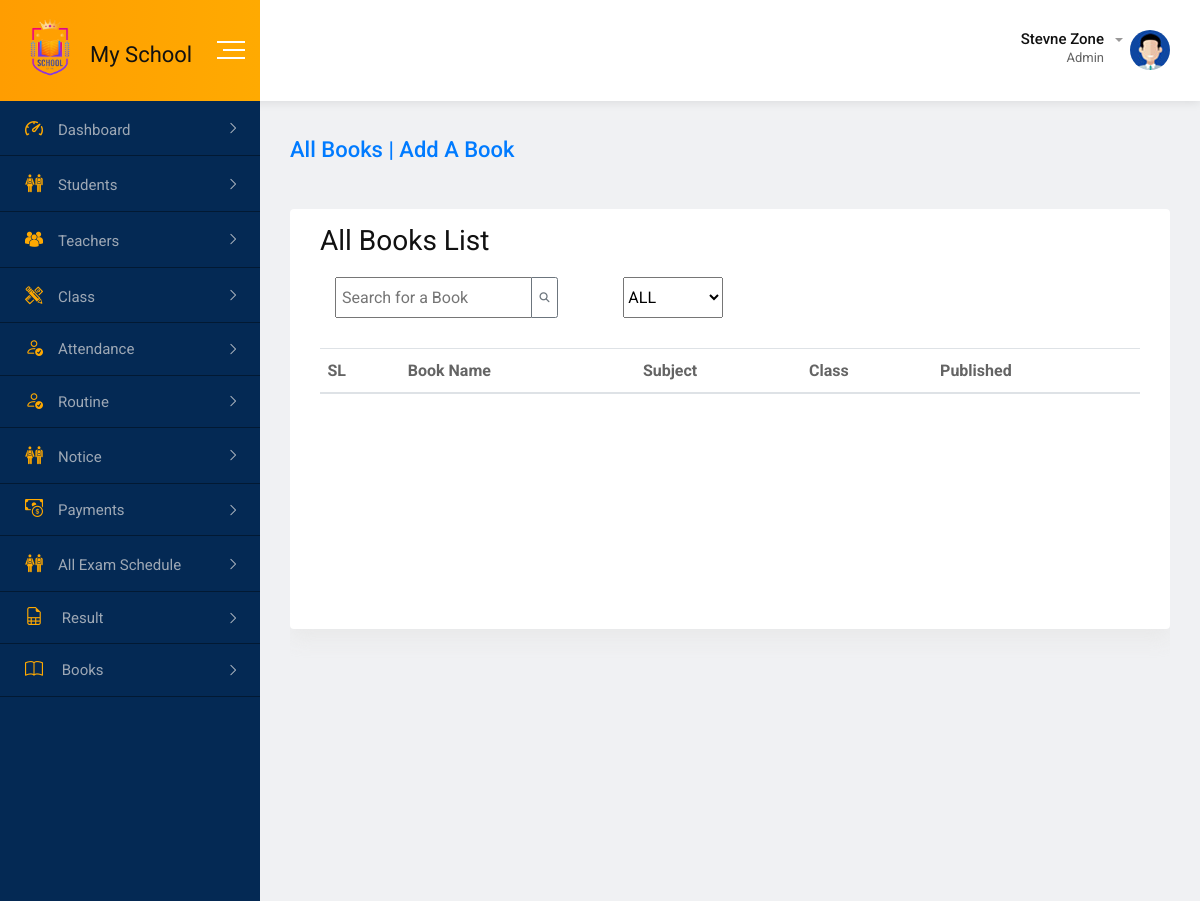
/admin/all_books.php, run on an earlier commit of the app's database.
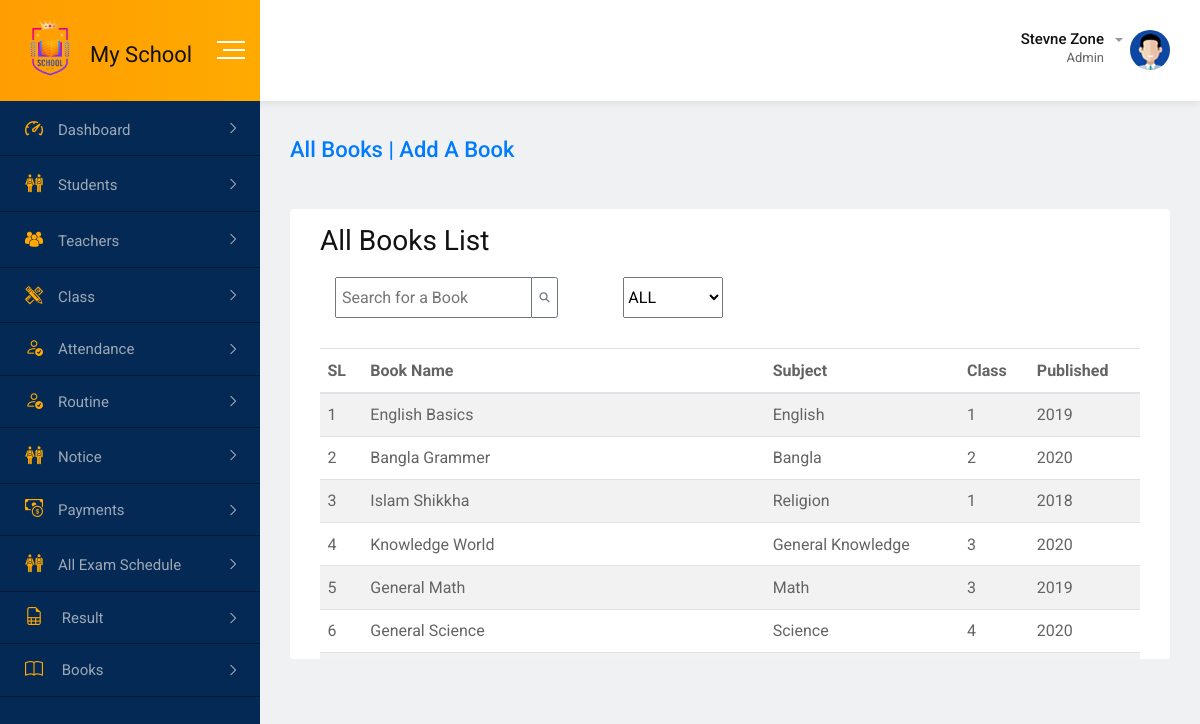
And on a later commit of the database.
### tables this page shows
CREATE TABLE `books` (
  `id` int(11) NOT NULL,
  `book_name` varchar(100) NOT NULL,
  `subject` varchar(50) NOT NULL,
  `class` int(11) NOT NULL,
  `published` year(4) NOT NULL
);

### admin/all_books.php (the view, shortened to what this page needs)
<?php
include_once("../includes/db_config.php");
$sql = "SELECT * FROM books";
$result = $db->query($sql);
?>
<?php include_once("../includes/index_header.php"); ?>
<body>
    <?php include_once("../includes/index_sidebar.php"); ?>
    <div class="dashboard-content-one">
        <div class="breadcrumbs-area">
            <h3><a href="add_books.php" class="">All Books | Add a Book</a></h3>
        </div>
        <div class="card" id="tableid">
            <div class="card-body">
                <h2>All Books List</h2>
                <div class="table-top">
                    <div class="input-group col-md-4">
                        <input class="p-2" type="text" id="searchInput" placeholder="Search for a Book">
                        <span class="input-group-append">
                            <button class="btn btn-outline-secondary" type="button">
                                <i class="fa fa-search"></i>
                            </button>
                        </span>
                    </div>
                    <select id="statusFilter">
                        <option value="all">ALL</option>
                    </select>
                </div>
                <table class="table table-striped bg-white">
                    <thead>
                        <tr>
                            <th>SL</th>
                            <th>Book Name</th>
                            <th>Subject</th>
                            <th>Class</th>
                            <th>Published</th>
                        </tr>
                    </thead>
                    <tbody>
                        <?php
                        $sl = 0 ;
                        while ($row = $result->fetch_assoc()) {
                        ?>
                            <tr>
                                <td><?php $sl++; echo $sl ?></td>
                                <td><?php echo $row["book_name"]; ?></td>
                                <td><?php echo $row["subject"]; ?></td>
                                <td><?php echo $row["class"]; ?></td>
                                <td><?php echo $row["published"]; ?></td>
                            </tr>
                        <?php } ?>
                    </tbody>
                </table>
            </div>
        </div>
        <?php include_once("../includes/index_footer.php"); ?>
</body>
</html>

### includes/index_header.php (shortened to what this page needs)
<!doctype html>
<html class="no-js" lang="">
<head>
    <link rel="stylesheet" href="../assets/css/normalize.css">
    <link rel="stylesheet" href="../assets/css/main.css">
    <link rel="stylesheet" href="../assets/css/bootstrap.min.css">
    <link rel="stylesheet" href="../assets/css/all.min.css">
    <link rel="stylesheet" href="../assets/fonts/flaticon.css">
    <link rel="stylesheet" href="https://cdn.jsdelivr.net/npm/bootstrap-icons@1.11.0/font/bootstrap-icons.css">
    <link rel="stylesheet" href="../assets/css/animate.min.css">
    <link rel="stylesheet" href="../assets/css/jquery.dataTables.min.css">
    <link rel="stylesheet" href="../assets/css/style.css">
    <link rel="stylesheet" href="../assets/css/select2.min.css">
    <link rel="stylesheet" href="https://cdnjs.cloudflare.com/ajax/libs/font-awesome/6.4.0/css/all.min.css">
</head>
<div id="wrapper" class="wrapper bg-ash">
    <div class="navbar navbar-expand-md header-menu-one bg-light">
        <div class="nav-bar-header-one">
            <div class="header-logo">
                <a class="d-flex" href="home.php">
                    <img class="logo_img" src="../assets/img/logo2.png" alt="logo">
                    <h3 class="mt-5"> My School </h3>
                </a>
            </div>
            <div class="toggle-button sidebar-toggle">
                <button type="button" class="item-link">
                    <span class="btn-icon-wrap">
                        <span></span>
                        <span></span>
                        <span></span>
                    </span>
                </button>
            </div>
        </div>
        <div class="header-main-menu collapse navbar-collapse" id="mobile-navbar">
            <ul class="navbar-nav">
                <li class="navbar-item dropdown header-admin">
                    <a class="navbar-nav-link dropdown-toggle" href="#" role="button" data-toggle="dropdown" aria-expanded="false">
                        <div class="admin-title">
                            <h5 class="item-title">Stevne Zone</h5>
                            <span>Admin</span>
                        </div>
                        <div class="admin-img">
                            <img src="../assets/img/figure/admin.jpg" alt="Admin">
                        </div>
                    </a>
                </li>
            </ul>
        </div>
    </div>

### includes/index_sidebar.php (shortened to what this page needs)
<div class="dashboard-page-one" id="leftsidebar">
    <div class="sidebar-main sidebar-menu-one sidebar-expand-md sidebar-color" style="height: 100vh">
        <div class="sidebar-menu-content">
            <ul class="nav nav-sidebar-menu sidebar-toggle-view">
                <li class="nav-item sidebar-nav-item">
                    <a href="#" class="nav-link"><i class="flaticon-dashboard"></i><span>Dashboard</span></a>
                </li>
                <li class="nav-item sidebar-nav-item">
                    <a href="#" class="nav-link"><i class="flaticon-classmates"></i><span>Students</span></a>
                </li>
                <li class="nav-item sidebar-nav-item">
                    <a href="#" class="nav-link"><i class="flaticon-multiple-users-silhouette"></i><span>Teachers</span></a>
                </li>
                <li class="nav-item sidebar-nav-item">
                    <a href="#" class="nav-link"><i class="flaticon-maths-class-materials-cross-of-a-pencil-and-a-ruler"></i><span>Class</span></a>
                </li>
                <li class="nav-item sidebar-nav-item">
                    <a href="#" class="nav-link"><i class="bi bi-person-check"></i><span>Attendance</span></a>
                </li>
                <li class="nav-item sidebar-nav-item">
                    <a href="#" class="nav-link"><i class="bi bi-person-check"></i><span>Routine</span></a>
                </li>
                <li class="nav-item sidebar-nav-item">
                    <a href="#" class="nav-link"><i class="flaticon-classmates"></i><span>Notice</span></a>
                </li>
                <li class="nav-item sidebar-nav-item">
                    <a href="#" class="nav-link"><i class="bi bi-cash-coin"></i><span>Payments</span></a>
                </li>
                <li class="nav-item sidebar-nav-item">
                    <a href="#" class="nav-link"><i class="flaticon-classmates"></i><span>All Exam Schedule</span></a>
                </li>
                <li class="nav-item sidebar-nav-item">
                    <a href="#" class="nav-link"><i class="bi bi-file-earmark-spreadsheet"></i><span> Result </span></a>
                </li>
                <li class="nav-item sidebar-nav-item">
                    <a href="#" class="nav-link"><i class="bi bi-book"></i><span> Books </span></a>
                </li>
            </ul>
        </div>
    </div>

### includes/index_footer.php (shortened to what this page needs)
</body>
</html>

### assets/css/main.css (style rules this page uses)
html { color: #222; font-size: 1em; line-height: 1.4; }
audio, canvas, iframe, img, svg, video { vertical-align: middle; }

### includes/index_header.php (style rules this page uses)
.logo_img { width: 80px; }

### admin/all_books.php (style rules this page uses)
#tableid { height: 450px; overflow: scroll; }
#statusFilter { width: 100px; }
.table-top { display: flex; gap: 30px; margin-bottom: 30px; }

What changed in the data, as far as the page shows it:
added books: book_name "English Basics", subject "English", class "1", published "2019"
added books: book_name "Bangla Grammer", subject "Bangla", class "2", published "2020"
added books: book_name "Islam Shikkha", subject "Religion", class "1", published "2018"
added books: book_name "Knowledge World", subject "General Knowledge", class "3", published "2020"
added books: book_name "General Math", subject "Math", class "3", published "2019"
added books: book_name "General Science", subject "Science", class "4", published "2020"
